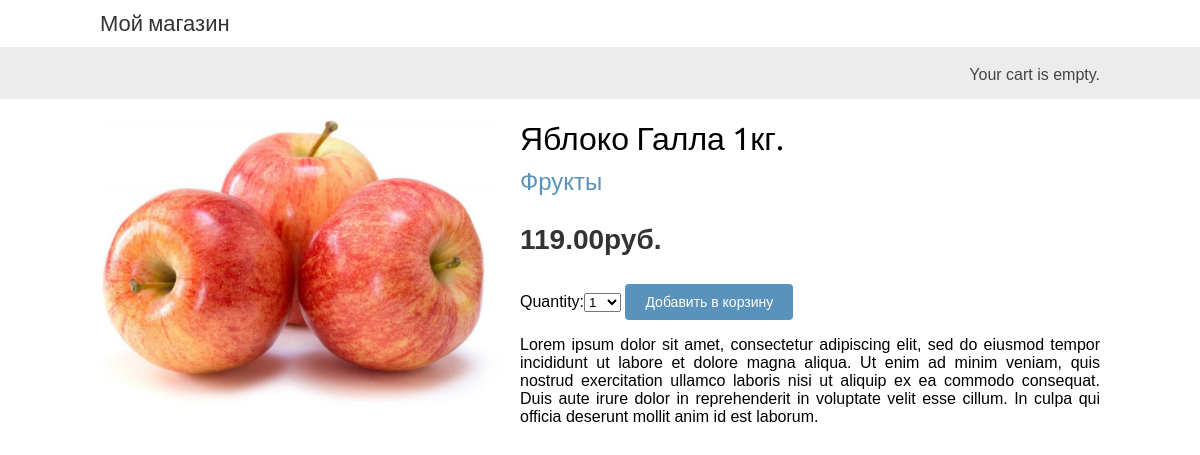
The app's page /1/yabloko-galla-1kg/ with its own data.
### shop/models.py (models this page shows, shortened)
class Product(models.Model):
    category = models.ForeignKey(Category, related_name='products', on_delete=models.CASCADE, verbose_name='Категория')
    name = models.CharField(max_length=200, db_index=True, verbose_name='Наименование')
    slug = models.SlugField(max_length=200, db_index=True, verbose_name='Уникальное значение')
    image = models.ImageField(upload_to='products/%Y/%m/%d', blank=True, verbose_name='Фото')
    description = models.TextField(blank=True, verbose_name='Описание')
    price = models.DecimalField(max_digits=10, decimal_places=2, verbose_name='Цена')
    available = models.BooleanField(default=True, verbose_name='Наличие')
    created = models.DateTimeField(auto_now_add=True, verbose_name='Создан')
    updated = models.DateTimeField(auto_now=True, verbose_name='Обновлен')
    class Meta:
        ordering = ('name',)
        verbose_name = 'Товар'
        verbose_name_plural = 'Товары'
        index_together = (('id', 'slug'),)

class Category(models.Model):
    name = models.CharField(max_length=200, db_index=True, verbose_name='Наименование')
    slug = models.SlugField(max_length=200, unique=True, verbose_name='Уникальное значение')
    class Meta:
        ordering = ('name',)
        verbose_name = 'Категория'
        verbose_name_plural = 'Категории'
    def get_absolute_url(self):
        return reverse('shop:product_list_by_category', args=[self.slug])
    def __str__(self):
        return self.name

### shop/views.py (the view)
# urls.py: path('<int:id>/<slug:slug>/', views.product_detail, name='product_detail'),
def product_detail(request, id, slug):
    product = get_object_or_404(Product, id=id, slug=slug, available=True)
    cart_product_form = CartAddProductForm()
    context = {'product': product,
               'cart_product_form': cart_product_form}
    return render(request, 'shop/product/detail.html', context)

### cart/forms.py
class CartAddProductForm(forms.Form):
    quantity = forms.TypedChoiceField(choices=PRODUCT_QUANTITY_CHOICES,
                                      coerce=int)
    override = forms.BooleanField(required=False,
                                  initial=False,
                                  widget=forms.HiddenInput)

### cart/cart.py (called while the page is built)
    def __len__(self):
        return sum(item['quantity'] for item in self.cart.values())

### cart/context_processors.py (called while the page is built)
def cart(request):
    return {'cart': Cart(request)}

### shop/templates/shop/product/detail.html (shortened to what this page needs)
{% extends "shop/base.html" %}
{% load static %}
{% block content %}
    <div class="product-detail">
        <img src="{% if product.image %}{{ product.image.url }}{% else %}{% static 'img/no_image.png' %}{% endif %}">
        <h1>{{ product.name }}</h1>
        <h2>
            <a href="{{ product.category.get_absolute_url }}">
                {{ product.category }}
            </a>
        </h2>
        <p class="price">{{ product.price }}руб.</p>
        <form action="{% url 'cart:cart_add' product.id %}" method="post">
            {{ cart_product_form }}
            <input type="submit" value="Добавить в корзину">
        </form>
        {{ product.description|linebreaks }}
    </div>
{% endblock %}

### shop/static/css/base.css (style rules this page uses)
body { margin:0; padding:0; font-family:helvetica, sans-serif; }
h1, h2, h3, h4, h5 , h6 { font-family: 'Ubuntu', sans-serif; font-weight:normal; }
a { text-decoration:none; color:#5993bb; }
a.button, input[type="submit"] { color:#fff; background:#5993bb; border-radius:4px; padding:10px 20px; font-size:14px; border:0; }
.product-detail { text-align:justify; }
.product-detail .price { color:#333; font-size:28px; font-weight:bold; }
.product-detail img { width:40%; float:left; padding:0 20px 20px 0; }
.product-detail h1 { margin-bottom:0; }
.product-detail h2 { margin-top:10px; }

### records on screen
Product: image (picture), name "Яблоко Галла 1кг.", category "Фрукты", price "119.00", description "Lorem ipsum dolor sit amet, consectetur adipiscing elit, sed do eiusmod tempor incididunt ut labore et dolore magna aliqua. Ut enim ad minim veniam, quis nostrud exercitation ullamco laboris nisi ut aliquip ex ea commodo consequat. Duis aute irure dolor in reprehenderit in voluptate velit esse cillum. In culpa qui officia deserunt mollit anim id est laborum."
